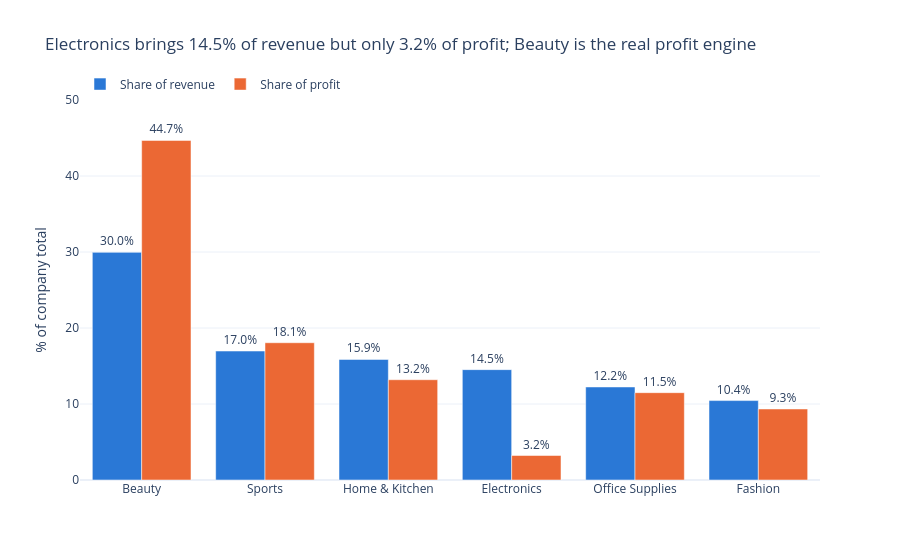

Source (notebook cell):
### Code cell
# CHART 1: revenue share vs profit share by category
c1 = cat.reset_index().melt(id_vars="category", value_vars=["revenue_share_%", "profit_share_%"],
                            var_name="measure", value_name="share")
c1["measure"] = c1["measure"].map({"revenue_share_%": "Share of revenue", "profit_share_%": "Share of profit"})

fig1 = px.bar(c1, x="category", y="share", color="measure", barmode="group", text=c1["share"].round(1).astype(str) + "%",
              color_discrete_map={"Share of revenue": BLUE, "Share of profit": ORANGE},
              title="Electronics brings 14.5% of revenue but only 3.2% of profit; Beauty is the real profit engine",
              labels={"share": "% of company total", "category": "", "measure": ""},
              template="plotly_white")
fig1.update_traces(textposition="outside")
fig1.update_layout(legend=dict(orientation="h", y=1.08, x=0), yaxis_range=[0, 50])
save_chart(fig1, "chart1_category_revenue_vs_profit")
fig1.show()

### Figure 1 — Plotly figure (JSON) as saved in the notebook; plotly's stock layout.template omitted (floating-point values rounded to 4 significant figures)
{"data": [{"alignmentgroup": "True", "hovertemplate": "=%{x}<br>% of company total=%{y}<br>text=%{text}<extra></extra>", "legendgroup": "Share of revenue", "marker": {"color": "#2a78d6", "pattern": {"shape": ""}}, "name": "Share of revenue", "offsetgroup": "Share of revenue", "orientation": "v", "showlegend": true, "text": ["30.0%", "17.0%", "15.9%", "14.5%", "12.2%", "10.4%"], "textposition": "outside", "type": "bar", "x": ["Beauty", "Sports", "Home & Kitchen", "Electronics", "Office Supplies", "Fashion"], "xaxis": "x", "y": [29.95, 16.97, 15.86, 14.52, 12.24, 10.45], "yaxis": "y"}, {"alignmentgroup": "True", "hovertemplate": "=%{x}<br>% of company total=%{y}<br>text=%{text}<extra></extra>", "legendgroup": "Share of profit", "marker": {"color": "#eb6834", "pattern": {"shape": ""}}, "name": "Share of profit", "offsetgroup": "Share of profit", "orientation": "v", "showlegend": true, "text": ["44.7%", "18.1%", "13.2%", "3.2%", "11.5%", "9.3%"], "textposition": "outside", "type": "bar", "x": ["Beauty", "Sports", "Home & Kitchen", "Electronics", "Office Supplies", "Fashion"], "xaxis": "x", "y": [44.68, 18.06, 13.19, 3.224, 11.49, 9.347], "yaxis": "y"}], "layout": {"barmode": "group", "legend": {"orientation": "h", "title": {"text": ""}, "tracegroupgap": 0, "x": 0, "y": 1.08}, "title": {"text": "Electronics brings 14.5% of revenue but only 3.2% of profit; Beauty is the real profit engine"}, "xaxis": {"anchor": "y", "domain": [0.0, 1.0], "title": {"text": ""}}, "yaxis": {"anchor": "x", "domain": [0.0, 1.0], "range": [0, 50], "title": {"text": "% of company total"}}}}
